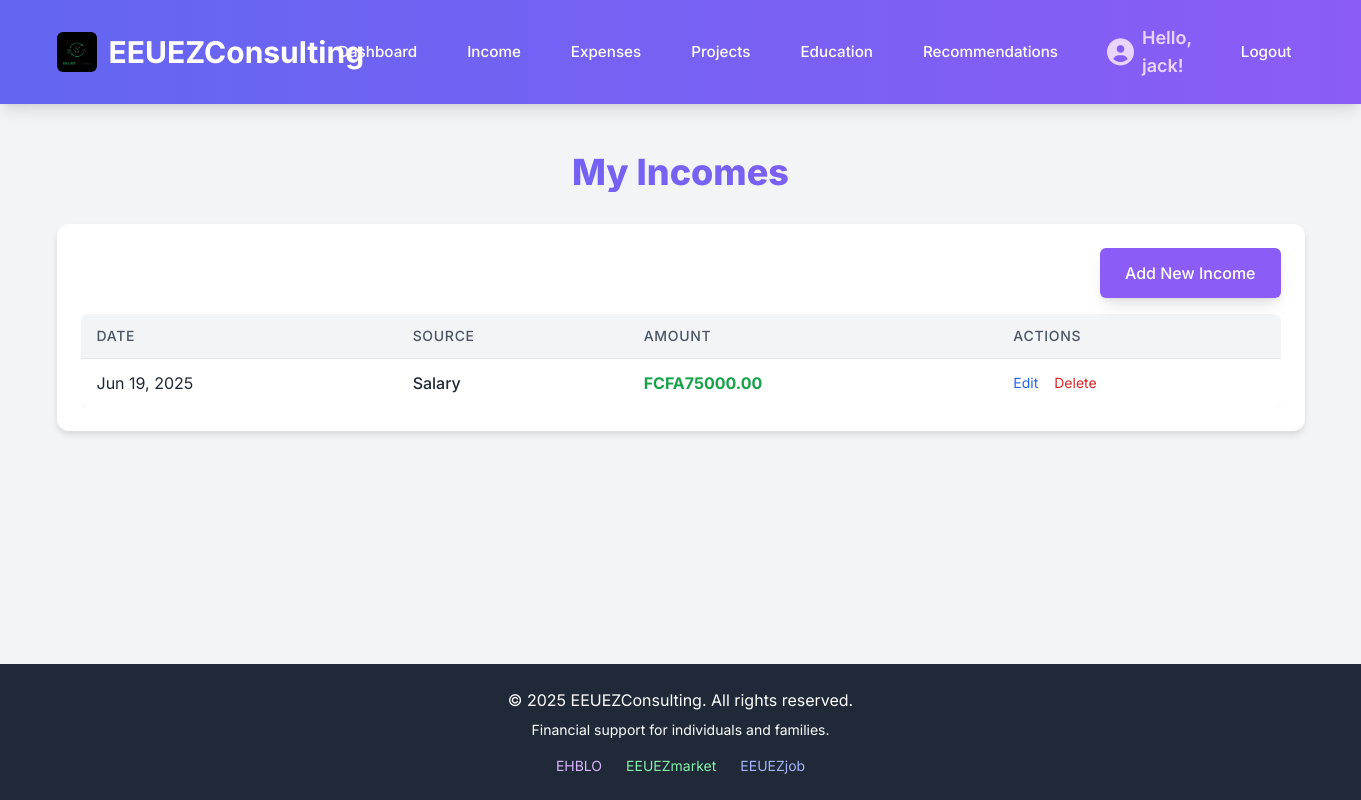
The page /incomes/ (signed in) on the database its author committed.
### financial_app/models.py (models this page shows, shortened)
class Income(models.Model):
    user = models.ForeignKey(User, on_delete=models.CASCADE, related_name='incomes')
    amount = models.DecimalField(max_digits=10, decimal_places=2, help_text="Amount of income")
    source = models.CharField(max_length=255, help_text="e.g., 'Salary', 'Freelance', 'Gift'")
    date = models.DateField(auto_now_add=True, help_text="Date when the income was recorded")
    description = models.TextField(blank=True, null=True, help_text="Optional description of the income")
    class Meta:
        ordering = ['-date'] # Order by most recent income first

### financial_app/views.py (the view)
# urls.py: path('incomes/', views.income_list, name='income_list'),
@login_required
def income_list(request):
    incomes = Income.objects.filter(user=request.user).order_by('-date')
    context = {'incomes': incomes, 'title': 'My Incomes'}
    return render(request, 'financial_app/income_list.html', context)

### financial_app/templates/financial_app/income_list.html (shortened to what this page needs)
{% extends 'base.html' %}
{% block content %}
<h2 class="text-4xl font-extrabold text-gray-900 mb-8 text-center text-gradient">{{ title }}</h2>
<div class="card mb-6">
    <div class="flex justify-end mb-4">
        <a href="{% url 'add_income' %}" class="btn-primary">Add New Income</a>
    </div>
    {% if incomes %}
        <div class="overflow-x-auto">
            <table class="min-w-full bg-white rounded-lg shadow-sm divide-y divide-gray-200">
                <thead class="bg-gray-100">
                    <tr>
                        <th class="py-3 px-4 text-left text-sm font-medium text-gray-600 uppercase tracking-wider rounded-tl-lg">Date</th>
                        <th class="py-3 px-4 text-left text-sm font-medium text-gray-600 uppercase tracking-wider">Source</th>
                        <th class="py-3 px-4 text-left text-sm font-medium text-gray-600 uppercase tracking-wider">Amount</th>
                        <th class="py-3 px-4 text-left text-sm font-medium text-gray-600 uppercase tracking-wider rounded-tr-lg">Actions</th>
                    </tr>
                </thead>
                <tbody class="divide-y divide-gray-200">
                    {% for income in incomes %}
                        <tr class="hover:bg-gray-50">
                            <td class="py-3 px-4 whitespace-nowrap text-gray-800">{{ income.date|date:"M d, Y" }}</td>
                            <td class="py-3 px-4 whitespace-nowrap text-gray-800 font-medium">{{ income.source }}</td>
                            <td class="py-3 px-4 whitespace-nowrap text-green-600 font-bold">FCFA{{ income.amount|floatformat:2 }}</td>
                            <td class="py-3 px-4 whitespace-nowrap text-sm">
                                <a href="{% url 'edit_income' income.pk %}" class="text-blue-600 hover:text-blue-900 mr-3">Edit</a>
                                <a href="{% url 'delete_income' income.pk %}" class="text-red-600 hover:text-red-900">Delete</a>
                            </td>
                        </tr>
                    {% endfor %}
                </tbody>
            </table>
        </div>
    {% else %}
        <p class="text-gray-500 text-center py-8">You haven't recorded any income yet. <a href="{% url 'add_income' %}" class="text-purple-600 hover:underline">Add your first income!</a></p>
    {% endif %}
</div>
{% endblock %}

### templates/base.html (shortened to what this page needs)
{% load static %}
<!DOCTYPE html>
<html lang="en">
<head>
    <script src="https://cdn.tailwindcss.com"></script>
    <link rel="stylesheet" href="https://cdnjs.cloudflare.com/ajax/libs/font-awesome/6.0.0-beta3/css/all.min.css" />
</head>
<body class="min-h-screen flex flex-col">
    <header class="header-bg text-white py-4 shadow-lg">
        <div class="container mx-auto px-4 flex flex-col md:flex-row justify-between items-center">
            <h1 class="text-3xl font-bold mb-3 md:mb-0 flex items-center space-x-3">
                <img src="{% static 'img/EEUEZ.jpeg' %}" alt="EEUEZConsulting Logo" class="h-10 w-auto rounded-md object-contain">
                <a href="{% url 'dashboard' %}" class="hover:text-gray-200">EEUEZConsulting</a>
            </h1>
            <nav class="w-full md:w-auto mt-4 md:mt-0">
                <ul class="flex flex-col md:flex-row justify-center md:justify-end items-center space-y-2 md:space-y-0 md:space-x-6">
                    {% if user.is_authenticated %}
                        <li><a href="{% url 'dashboard' %}" class="nav-link-btn">Dashboard</a></li>
                        <li><a href="{% url 'income_list' %}" class="nav-link-btn">Income</a></li>
                        <li><a href="{% url 'expense_list' %}" class="nav-link-btn">Expenses</a></li>
                        <li><a href="{% url 'project_list' %}" class="nav-link-btn">Projects</a></li>
                        <li><a href="{% url 'education_modules_list' %}" class="nav-link-btn">Education</a></li>
                        <li><a href="{% url 'recommendations_list' %}" class="nav-link-btn">Recommendations</a></li>
                        <li class="flex items-center space-x-2 font-semibold text-lg text-purple-200 user-greeting-item">
                            <i class="fa-solid fa-circle-user fa-xl"></i>
                            <span>Hello, {{ user.username }}!</span>
                        </li>
                        <li><a href="{% url 'logout' %}" class="nav-link-btn">Logout</a></li>
                    {% else %}
                        <li><a href="{% url 'login' %}" class="nav-link-btn">Login</a></li>
                        <li><a href="{% url 'register' %}" class="nav-link-btn">Register</a></li>
                    {% endif %}
                </ul>
            </nav>
        </div>
    </header>
    <main class="flex-grow container mx-auto px-4 py-8">
        {% block content %}
        {% endblock %}
    </main>
    <footer class="bg-gray-800 text-white py-6 mt-8">
        <div class="container mx-auto px-4 text-center">
            <p>&copy; 2025 EEUEZConsulting. All rights reserved.</p>
            <p class="text-sm mt-2">Financial support for individuals and families.</p>
            <div class="flex flex-col sm:flex-row justify-center space-y-2 sm:space-y-0 sm:space-x-6 mt-4">
                <a href="http://ehblo.com" target="_blank" class="text-purple-300 hover:text-purple-100 text-sm">EHBLO</a>
                <a href="http://eeuezmarket.com" target="_blank" class="text-green-300 hover:text-green-100 text-sm">EEUEZmarket</a>
                <a href="http://eeuezjob.com" target="_blank" class="text-indigo-300 hover:text-indigo-100 text-sm">EEUEZjob</a>
            </div>
        </div>
    </footer>
</body>
</html>

### templates/base.html (style rules this page uses)
body { font-family: 'Inter', sans-serif; background-color: #f3f4f6; color: #374151; }
.header-bg { background: linear-gradient(to right, #6366f1, #8b5cf6); }
.text-gradient { background: linear-gradient(to right, #6366f1, #8b5cf6); -webkit-background-clip: text; background-clip: text; -webkit-text-fill-color: transparent; }
.card { background-color: #ffffff; border-radius: 0.75rem; box-shadow: 0 4px 6px rgba(0, 0, 0, 0.1); padding: 1.5rem; }
.btn-primary { display: inline-flex; align-items: center; padding: 0.75rem 1.5rem; border: 1px solid transparent; font-size: 1rem; font-weight: 500; border-radius: 0.375rem; box-shadow: 0 10px 15px -3px rgba(0, 0, 0, 0.1), 0 4px 6px -2px rgba(0, 0, 0, 0.05); color: #ffffff; background-color: #8b5cf6; transition: background-color 0.2s ease-in-out, transform 0.2s ease-in-out, box-shadow 0.2s ease-in-out; }
.nav-link-btn { display: inline-flex; align-items: center; padding: 0.5rem 0.75rem; border: 1px solid transparent; font-size: 0.95rem; font-weight: 500; border-radius: 0.375rem; color: #ffffff; background-color: transparent; transition: background-color 0.2s ease-in-out, transform 0.2s ease-in-out, box-shadow 0.2s ease-in-out; }
.user-greeting-item { padding: 0.5rem 0.75rem; border-radius: 0.375rem; }

### rows shown on the page
Income: date "Jun 19, 2025", source "Salary", amount "75000.00"

### other values the page prints
{{ user.username }} "jack"
{{ title }} "My Incomes"
